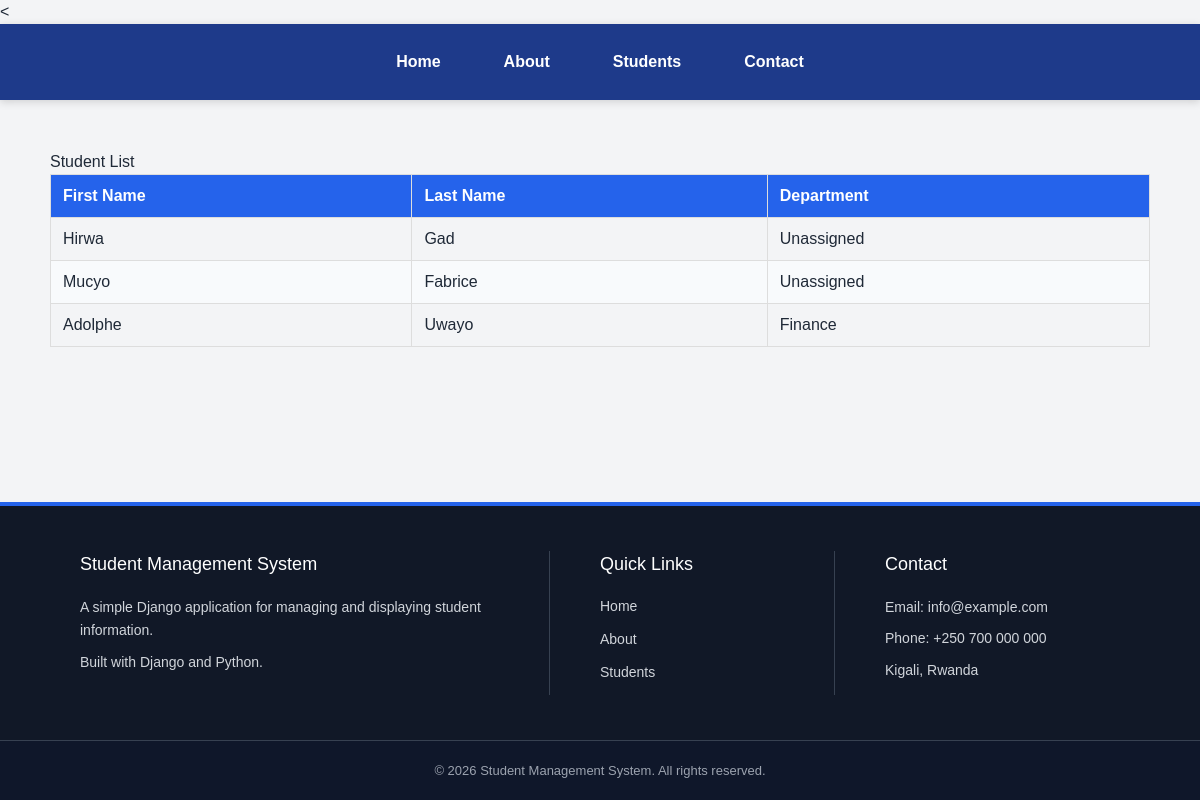
Page /student_list/ on the earlier database version.
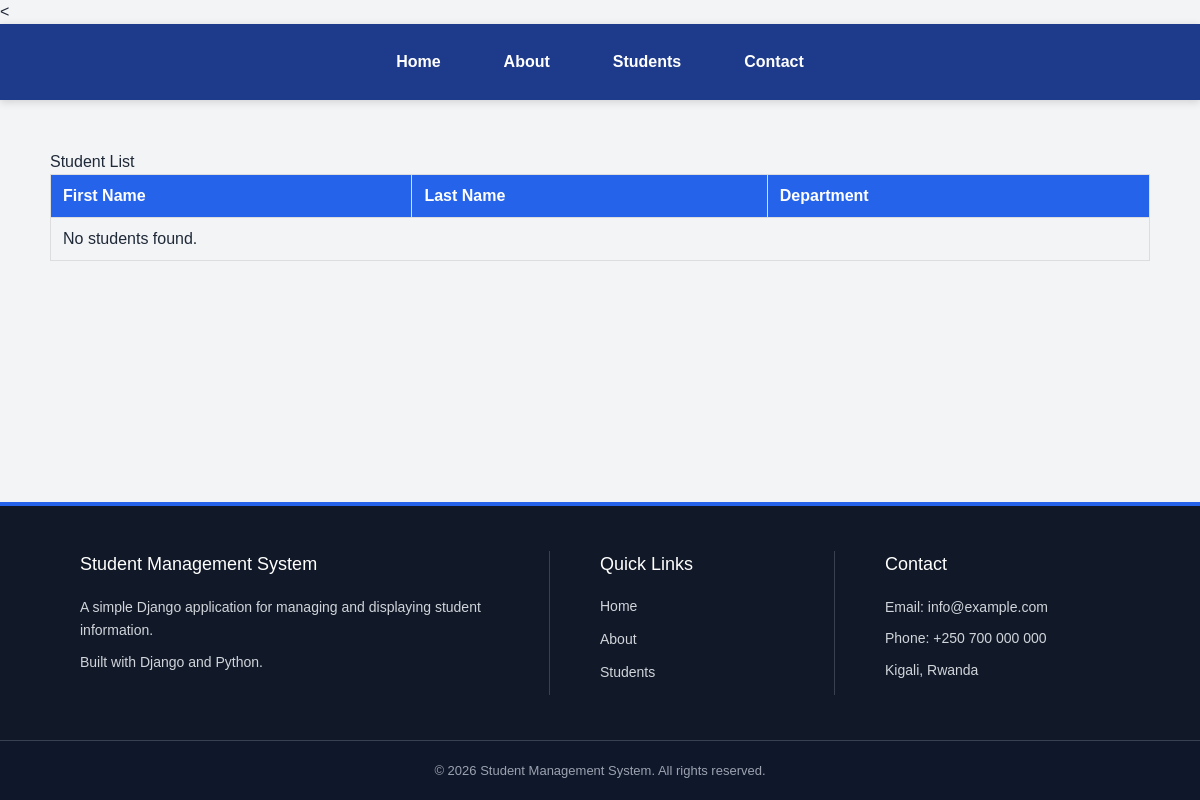
Same page on the later database version.
### student/models.py (models this page shows, shortened)
class Student(models.Model):
    first_name=models.CharField(max_length=100)
    last_name=models.CharField(max_length=100)
    department=models.ForeignKey(Department, on_delete=models.CASCADE, related_name="students")

class Department(models.Model):
    name=models.CharField(max_length=50)
    def __str__(self):
        return self.name

### student/views.py (the view)
# urls.py: path('student_list/', views.student_list, name='student-list'),
def student_list(request):
    students = {
        "students": Student.objects.all()
    }
    return render(request, "student_list.html", students)

### student/templates/student_list.html (shortened to what this page needs)
{% extends "base.html" %}
{% block content %}
  </head>
  <body>
    <h1>Student List</h1>
    <table>
      <thead>
        <tr>
          <th>First Name</th>
          <th>Last Name</th>
          <th>Department</th>
        </tr>
      </thead>
      <tbody>
        {% for student in students %}
        <tr>
          <td>{{ student.first_name }}</td>
          <td>{{ student.last_name }}</td>
          <td>{{ student.department }}</td>
        </tr>
        {% empty %}
        <tr>
          <td colspan="3">No students found.</td>
        </tr>
        {% endfor %}
      </tbody>
    </table>
{% endblock content %}

### templates/base.html (shortened to what this page needs)
<html lang="en">
  <head>
    <script src="https://cdn.tailwindcss.com"></script>
  </head>
  <body>
    <nav>
      <a href="{% url 'home' %}">Home</a>
      <a href="{% url 'about' %}">About</a>
      <a href="{% url 'student-list' %}">Students</a>
      <a href="{% url 'contact' %}">Contact</a>
    </nav>
    <main>{% block content %} {% endblock %}</main>
    <footer class="site-footer">
      <div class="footer-container">
        <div class="footer-section">
          <h3>Student Management System</h3>
          <p>
            A simple Django application for managing and displaying student
            information.
          </p>
          <p>Built with Django and Python.</p>
        </div>
        <div class="footer-section">
          <h3>Quick Links</h3>
          <a href="{% url 'home' %}"> Home </a>
          <a href="{% url 'about' %}"> About </a>
          <a href="{% url 'student-list' %}"> Students </a>
        </div>
        <div class="footer-section">
          <h3>Contact</h3>
          <p>Email: info@example.com</p>
          <p>Phone: +250 700 000 000</p>
          <p>Kigali, Rwanda</p>
        </div>
      </div>
      <div class="footer-bottom">
        <p>&copy; 2026 Student Management System. All rights reserved.</p>
      </div>
    </footer>
  </body>
</html>

### templates/base.html (style rules this page uses)
* { margin: 0; padding: 0; box-sizing: border-box; }
body { font-family: Arial, Helvetica, sans-serif; background-color: #f3f4f6; color: #1f2937; min-height: 100vh; display: flex; flex-direction: column; }
nav { background-color: #1e3a8a; padding: 18px 50px; display: flex; justify-content: center; align-items: center; gap: 35px; box-shadow: 0 2px 8px rgba(0, 0, 0, 0.15); }
nav a { color: white; text-decoration: none; font-size: 16px; font-weight: 600; padding: 8px 14px; border-radius: 6px; transition: all 0.3s ease; }
main { flex: 1; width: 100%; padding: 50px 20px; }
main > * { max-width: 1100px; margin-left: auto; margin-right: auto; }
.site-footer { background-color: #111827; color: white; margin-top: auto; border-top: 4px solid #2563eb; }
.footer-container { max-width: 1100px; margin: 0 auto; padding: 45px 30px; display: grid; grid-template-columns: 2fr 1fr 1fr; gap: 50px; }
.footer-section { padding-right: 30px; border-right: 1px solid #374151; }
.footer-section:last-child { border-right: none; }
.footer-section h3 { font-size: 18px; margin-bottom: 18px; color: #ffffff; }
.footer-section p { color: #d1d5db; font-size: 14px; line-height: 1.7; margin-bottom: 8px; }
.footer-section a { display: block; color: #d1d5db; text-decoration: none; font-size: 14px; margin-bottom: 12px; transition: all 0.3s ease; }
.footer-bottom { border-top: 1px solid #374151; background-color: #0f172a; text-align: center; padding: 20px; }
.footer-bottom p { color: #9ca3af; font-size: 13px; margin: 0; }

### student/templates/student_list.html (style rules this page uses)
table { width: 100%; border-collapse: collapse; }
th, td { border: 1px solid #ddd; padding: 12px; text-align: left; }
th { background-color: #2563eb; color: white; }

Differences in the rows shown:
removed Student: first_name "Hirwa", last_name "Gad", department "Unassigned"
removed Student: first_name "Mucyo", last_name "Fabrice", department "Unassigned"
removed Student: first_name "Adolphe", last_name "Uwayo", department "Finance"
Other differences:
text now shown: "No students found."
